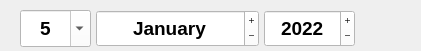
                  <widget class="QFrame" name="frame_data">
                   <property name="geometry">
                    <rect>
                     <x>130</x>
                     <y>0</y>
                     <width>421</width>
                     <height>51</height>
                    </rect>
                   </property>
                   <property name="frameShape">
                    <enum>QFrame::NoFrame</enum>
                   </property>
                   <property name="frameShadow">
                    <enum>QFrame::Plain</enum>
                   </property>
                   <widget class="QDateEdit" name="dateEdit_3">
                    <property name="geometry">
                     <rect>
                      <x>264</x>
                      <y>10</y>
                      <width>91</width>
                      <height>37</height>
                     </rect>
                    </property>
                    <property name="font">
                     <font>
                      <pointsize>14</pointsize>
                      <weight>75</weight>
                      <bold>true</bold>
                     </font>
                    </property>
                    <property name="styleSheet">
                     <string notr="true">background-color: rgb(255, 255, 255);</string>
                    </property>
                    <property name="wrapping">
                     <bool>true</bool>
                    </property>
                    <property name="frame">
                     <bool>true</bool>
                    </property>
                    <property name="alignment">
                     <set>Qt::AlignCenter</set>
                    </property>
                    <property name="buttonSymbols">
                     <enum>QAbstractSpinBox::PlusMinus</enum>
                    </property>
                    <property name="showGroupSeparator" stdset="0">
                     <bool>true</bool>
                    </property>
                    <property name="dateTime">
                     <datetime>
                      <hour>0</hour>
                      <minute>0</minute>
                      <second>0</second>
                      <year>2022</year>
                      <month>1</month>
                      <day>5</day>
                     </datetime>
                    </property>
                    <property name="time">
                     <time>
                      <hour>0</hour>
                      <minute>0</minute>
                      <second>0</second>
                     </time>
                    </property>
                    <property name="currentSection">
                     <enum>QDateTimeEdit::YearSection</enum>
                    </property>
                    <property name="displayFormat">
                     <string>yyyy</string>
                    </property>
                    <property name="calendarPopup">
                     <bool>false</bool>
                    </property>
                    <property name="currentSectionIndex">
                     <number>0</number>
                    </property>
                    <property name="date">
                     <date>
                      <year>2022</year>
                      <month>1</month>
                      <day>5</day>
                     </date>
                    </property>
                   </widget>
                   <widget class="QDateEdit" name="dateEdit_2">
                    <property name="geometry">
                     <rect>
                      <x>96</x>
                      <y>10</y>
                      <width>163</width>
                      <height>37</height>
                     </rect>
                    </property>
                    <property name="font">
                     <font>
                      <pointsize>14</pointsize>
                      <weight>75</weight>
                      <bold>true</bold>
                     </font>
                    </property>
                    <property name="styleSheet">
                     <string notr="true">background-color: rgb(255, 255, 255);</string>
                    </property>
                    <property name="wrapping">
                     <bool>true</bool>
                    </property>
                    <property name="frame">
                     <bool>true</bool>
                    </property>
                    <property name="alignment">
                     <set>Qt::AlignCenter</set>
                    </property>
                    <property name="buttonSymbols">
                     <enum>QAbstractSpinBox::PlusMinus</enum>
                    </property>
                    <property name="showGroupSeparator" stdset="0">
                     <bool>true</bool>
                    </property>
                    <property name="dateTime">
                     <datetime>
                      <hour>0</hour>
                      <minute>0</minute>
                      <second>0</second>
                      <year>2022</year>
                      <month>1</month>
                      <day>5</day>
                     </datetime>
                    </property>
                    <property name="time">
                     <time>
                      <hour>0</hour>
                      <minute>0</minute>
                      <second>0</second>
                     </time>
                    </property>
                    <property name="currentSection">
                     <enum>QDateTimeEdit::MonthSection</enum>
                    </property>
                    <property name="displayFormat">
                     <string>MMMM</string>
                    </property>
                    <property name="calendarPopup">
                     <bool>false</bool>
                    </property>
                    <property name="currentSectionIndex">
                     <number>0</number>
                    </property>
                    <property name="date">
                     <date>
                      <year>2022</year>
                      <month>1</month>
                      <day>5</day>
                     </date>
                    </property>
                   </widget>
                   <widget class="QDateEdit" name="dateEdit_4">
                    <property name="geometry">
                     <rect>
                      <x>20</x>
                      <y>10</y>
                      <width>71</width>
                      <height>37</height>
                     </rect>
                    </property>
                    <property name="font">
                     <font>
                      <pointsize>14</pointsize>
                      <weight>75</weight>
                      <bold>true</bold>
                     </font>
                    </property>
                    <property name="styleSheet">
                     <string notr="true">background-color: rgb(255, 255, 255);</string>
                    </property>
                    <property name="wrapping">
                     <bool>true</bool>
                    </property>
                    <property name="frame">
                     <bool>true</bool>
                    </property>
                    <property name="alignment">
                     <set>Qt::AlignCenter</set>
                    </property>
                    <property name="buttonSymbols">
                     <enum>QAbstractSpinBox::PlusMinus</enum>
                    </property>
                    <property name="showGroupSeparator" stdset="0">
                     <bool>true</bool>
                    </property>
                    <property name="dateTime">
                     <datetime>
                      <hour>0</hour>
                      <minute>0</minute>
                      <second>0</second>
                      <year>2022</year>
                      <month>1</month>
                      <day>5</day>
                     </datetime>
                    </property>
                    <property name="time">
                     <time>
                      <hour>0</hour>
                      <minute>0</minute>
                      <second>0</second>
                     </time>
                    </property>
                    <property name="currentSection">
                     <enum>QDateTimeEdit::DaySection</enum>
                    </property>
                    <property name="displayFormat">
                     <string>d</string>
                    </property>
                    <property name="calendarPopup">
                     <bool>true</bool>
                    </property>
                    <property name="currentSectionIndex">
                     <number>0</number>
                    </property>
                    <property name="date">
                     <date>
                      <year>2022</year>
                      <month>1</month>
                      <day>5</day>
                     </date>
                    </property>
                   </widget>
                  </widget>
